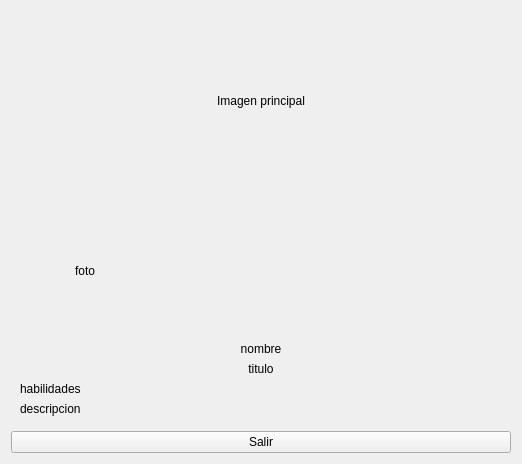
<?xml version="1.0" encoding="UTF-8"?>
<ui version="4.0">
 <class>ventana</class>
 <widget class="QWidget" name="ventana">
  <property name="geometry">
   <rect>
    <x>0</x>
    <y>0</y>
    <width>522</width>
    <height>317</height>
   </rect>
  </property>
  <property name="windowTitle">
   <string>Form</string>
  </property>
  <layout class="QGridLayout" name="gridLayout">
   <item row="1" column="2">
    <spacer name="horizontalSpacer_2">
     <property name="orientation">
      <enum>Qt::Orientation::Horizontal</enum>
     </property>
     <property name="sizeHint" stdset="0">
      <size>
       <width>40</width>
       <height>20</height>
      </size>
     </property>
    </spacer>
   </item>
   <item row="1" column="0">
    <spacer name="horizontalSpacer">
     <property name="orientation">
      <enum>Qt::Orientation::Horizontal</enum>
     </property>
     <property name="sizeHint" stdset="0">
      <size>
       <width>40</width>
       <height>20</height>
      </size>
     </property>
    </spacer>
   </item>
   <item row="2" column="1">
    <widget class="QPushButton" name="botonSalir">
     <property name="text">
      <string>Salir</string>
     </property>
    </widget>
   </item>
   <item row="1" column="1">
    <widget class="QWidget" name="contenedorCV" native="true">
     <property name="minimumSize">
      <size>
       <width>500</width>
       <height>0</height>
      </size>
     </property>
     <property name="maximumSize">
      <size>
       <width>600</width>
       <height>16777215</height>
      </size>
     </property>
     <layout class="QVBoxLayout" name="verticalLayout_2">
      <item>
       <widget class="QLabel" name="lFoto">
        <property name="minimumSize">
         <size>
          <width>130</width>
          <height>130</height>
         </size>
        </property>
        <property name="maximumSize">
         <size>
          <width>130</width>
          <height>130</height>
         </size>
        </property>
        <property name="layoutDirection">
         <enum>Qt::LayoutDirection::LeftToRight</enum>
        </property>
        <property name="text">
         <string>foto</string>
        </property>
        <property name="scaledContents">
         <bool>false</bool>
        </property>
        <property name="alignment">
         <set>Qt::AlignmentFlag::AlignCenter</set>
        </property>
       </widget>
      </item>
      <item>
       <widget class="QLabel" name="lNombre">
        <property name="layoutDirection">
         <enum>Qt::LayoutDirection::LeftToRight</enum>
        </property>
        <property name="text">
         <string>nombre</string>
        </property>
        <property name="alignment">
         <set>Qt::AlignmentFlag::AlignCenter</set>
        </property>
       </widget>
      </item>
      <item>
       <widget class="QLabel" name="lTitulo">
        <property name="text">
         <string>titulo</string>
        </property>
        <property name="alignment">
         <set>Qt::AlignmentFlag::AlignCenter</set>
        </property>
       </widget>
      </item>
      <item>
       <widget class="QLabel" name="lHabilidades">
        <property name="text">
         <string>habilidades</string>
        </property>
       </widget>
      </item>
      <item>
       <widget class="QLabel" name="lDescripcion">
        <property name="text">
         <string>descripcion</string>
        </property>
        <property name="wordWrap">
         <bool>true</bool>
        </property>
       </widget>
      </item>
     </layout>
    </widget>
   </item>
   <item row="0" column="1">
    <widget class="QLabel" name="lImagenPrincipal">
     <property name="minimumSize">
      <size>
       <width>0</width>
       <height>180</height>
      </size>
     </property>
     <property name="text">
      <string>Imagen principal</string>
     </property>
     <property name="alignment">
      <set>Qt::AlignmentFlag::AlignCenter</set>
     </property>
    </widget>
   </item>
  </layout>
 </widget>
 <resources/>
 <connections/>
</ui>
